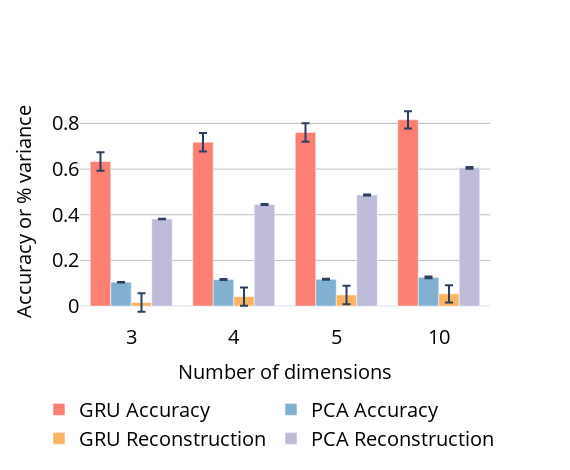

Notebook source saved alongside this figure:
### Markdown cell above
## Comparison of LSTM and PCA: classification accuracy and variance captured

### Code cell
'''
variance
'''
r_pc = {}
PC_DIR = 'results/clip_pca'
for k_dim in args.dims:
    r_pc[k_dim] = _get_pc_results(PC_DIR, k_dim)
colors = px.colors.qualitative.Set3
#colors = ["#D55E00", "#009E73", "#56B4E9", "#E69F00"]
ss = 'var'
fig = _plot_fig_ext(ss)
fig.show()
fig.write_image('figures/fig3c.png')

### Figure 1 — Plotly figure (JSON) as saved in the notebook; plotly's stock layout.template omitted (floating-point values rounded to 4 significant figures)
{"data": [{"error_y": {"array": [0.04076, 0.04036, 0.0405, 0.03804], "type": "data"}, "marker": {"color": "rgb(251,128,114)"}, "name": "GRU Accuracy", "type": "bar", "x": [0, 1, 2, 3], "y": [0.633, 0.7173, 0.7606, 0.8156]}, {"error_y": {"array": [0.001278, 0.00233, 0.002201, 0.004025], "type": "data"}, "marker": {"color": "rgb(128,177,211)"}, "name": "PCA Accuracy", "type": "bar", "x": [0, 1, 2, 3], "y": [0.1048, 0.1165, 0.1175, 0.1261]}, {"error_y": {"array": [0.04076, 0.04036, 0.0405, 0.03804], "type": "data"}, "marker": {"color": "rgb(253,180,98)"}, "name": "GRU Reconstruction", "type": "bar", "x": [0, 1, 2, 3], "y": [0.01568, 0.04152, 0.04904, 0.05359]}, {"error_y": {"array": [0.001278, 0.00233, 0.002201, 0.004025], "type": "data"}, "marker": {"color": "rgb(190,186,218)"}, "name": "PCA Reconstruction", "type": "bar", "x": [0, 1, 2, 3], "y": [0.3812, 0.4448, 0.4867, 0.6055]}], "layout": {"font": {"color": "black"}, "height": 470, "legend": {"font": {"size": 20}, "orientation": "h", "x": -0.1, "y": -0.3}, "width": 570, "xaxis": {"autorange": true, "range": [-0.5, 3.5], "tickfont": {"size": 20}, "ticktext": [3, 4, 5, 10], "tickvals": [0, 1, 2, 3], "title": {"font": {"size": 20}, "text": "Number of dimensions"}, "type": "linear"}, "yaxis": {"autorange": true, "gridcolor": "#bfbfbf", "gridwidth": 1, "range": [-0.0739, 0.9024], "tickfont": {"size": 20}, "title": {"font": {"size": 20}, "text": "Accuracy or % variance"}, "type": "linear"}}}
